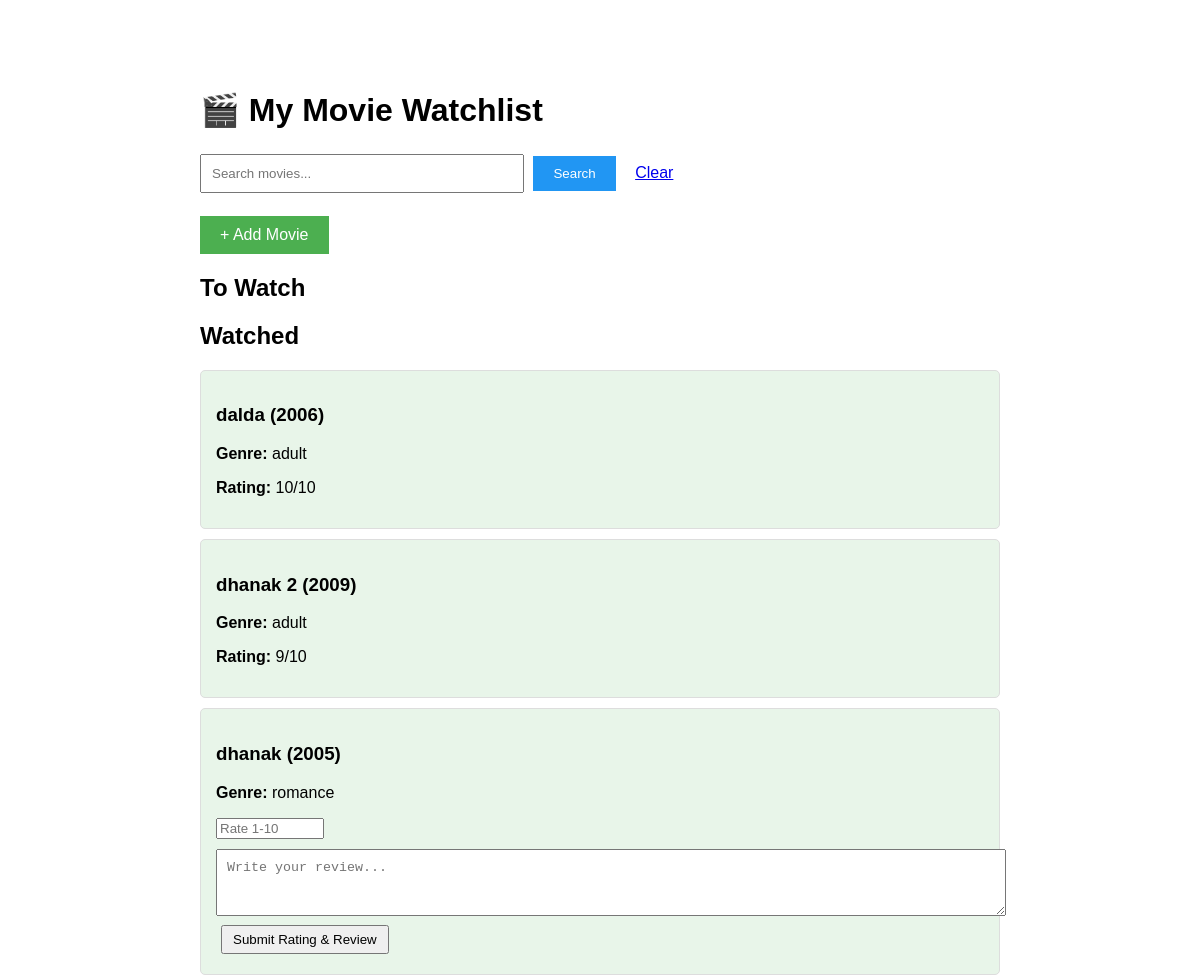
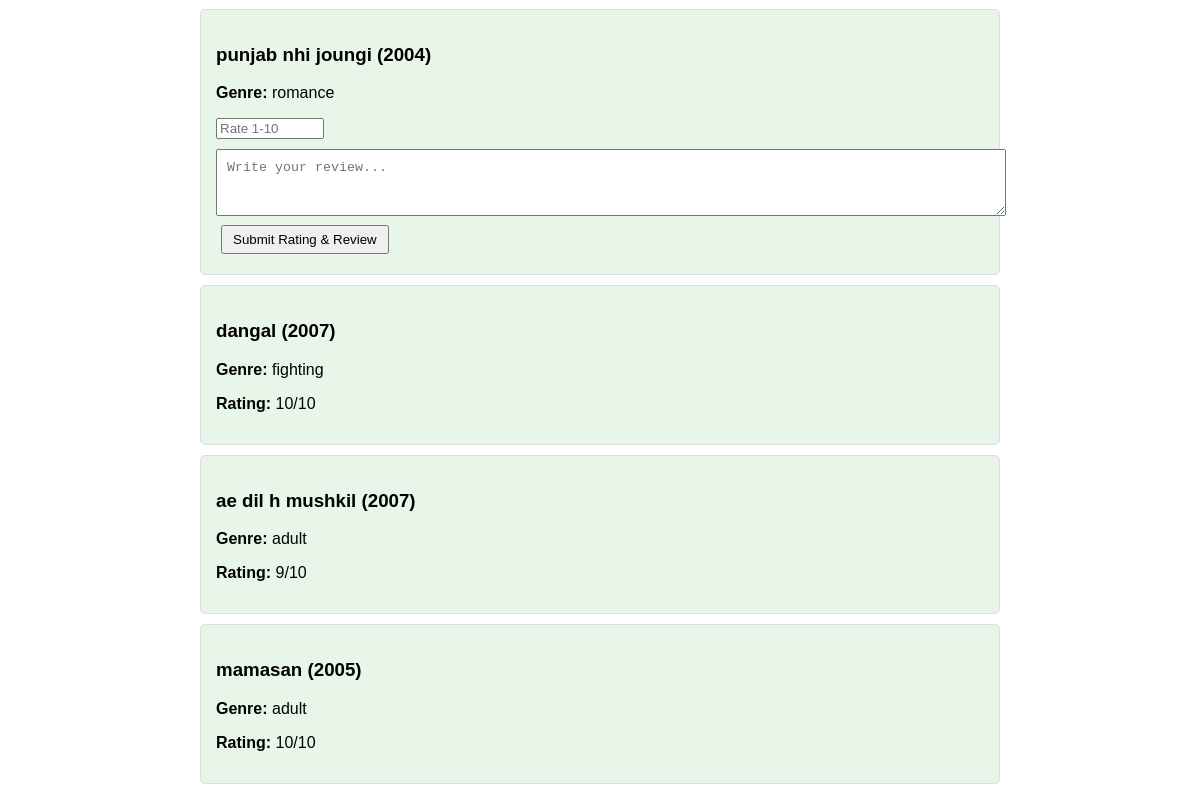
The app's page / (signed in) with its own data (2 pictures, top to bottom).
### watchlist/models.py (models this page shows, shortened)
class Movie(models.Model):
    title=models.CharField(max_length=150)
    year=models.IntegerField(null=True , blank=True)
    genre=models.CharField(max_length=100 , blank=True)
    watched=models.BooleanField(default=False)
    rating=models.IntegerField(null=True , blank=True)
    notes=models.TextField(max_length=300 , blank=True)
    added_date=models.DateTimeField(auto_now_add=True)
    poster=models.ImageField(upload_to='posters/',blank=True, null=True)
    class Meta:
        ordering =['-added_date']

### watchlist/views.py (the view)
# urls.py: path('',views.movie_list,name='movie_list'),
@login_required
def movie_list(request):
    search_query=request.GET.get('search')
    if search_query:
        movies=Movie.objects.filter(title__icontains=search_query)
    else:
        movies=Movie.objects.all()
    return render(request, 'watchlist/movie_list.html' ,{'movies' : movies} )

### watchlist/templates/watchlist/movie_list.html (shortened to what this page needs)
<!DOCTYPE html>
<html>
<head>
</head>
<body>
    <h1>🎬 My Movie Watchlist</h1>
    <form method="GET" style="margin: 20px 0;">
    <input type="text" name="search" placeholder="Search movies..." style="padding: 10px; width: 300px;">
    <button type="submit" style="padding: 10px 20px; background-color: #2196F3; color: white; border: none;">Search</button>
    <a href="{% url 'movie_list' %}" style="margin-left: 10px;">Clear</a>
</form>
    <a href="{% url 'add_movie' %}" class="add-btn">+ Add Movie</a>
    <h2>To Watch</h2>
    <h2>Watched</h2>
    {% for movie in movies %}
        {% if movie.watched %}
        <div class="movie watched">
            <h3>{{ movie.title }} {% if movie.year %}({{ movie.year }}){% endif %}</h3>
            <p><strong>Genre:</strong> {{ movie.genre }}</p>
            {% if movie.rating %}
                <p><strong>Rating:</strong> {{ movie.rating }}/10</p>
            {% else %}
                <form method="POST" action="{% url 'rate_movie' movie.id %}">
    <input type="number" name="rating" min="1" max="10" placeholder="Rate 1-10" required style="width: 100px; display: inline-block;">
    <textarea name="notes" placeholder="Write your review..." style="width: 100%; margin-top: 10px; padding: 10px;" rows="3"></textarea>
    <button type="submit">Submit Rating & Review</button>
</form>
            {% endif %}
        </div>
        {% endif %}
    {% endfor %}
</body>
</html>

### watchlist/templates/watchlist/movie_list.html (style rules this page uses)
body { font-family: Arial; max-width: 800px; margin: 50px auto; padding: 20px; }
.movie { border: 1px solid #ddd; padding: 15px; margin: 10px 0; border-radius: 5px; }
.watched { background-color: #e8f5e9; }
button { padding: 5px 10px; margin: 5px; cursor: pointer; }
.add-btn { background-color: #4CAF50; color: white; padding: 10px 20px; text-decoration: none; display: inline-block; }

### records on screen
Movie: title "dalda", year "2006", genre "adult", rating "10"
Movie: title "dhanak 2", year "2009", genre "adult", rating "9"
Movie: title "dhanak", year "2005", genre "romance"
Movie: title "punjab nhi joungi", year "2004", genre "romance"
Movie: title "dangal", year "2007", genre "fighting", rating "10"
Movie: title "ae dil h mushkil", year "2007", genre "adult", rating "9"
Movie: title "mamasan", year "2005", genre "adult", rating "10"
